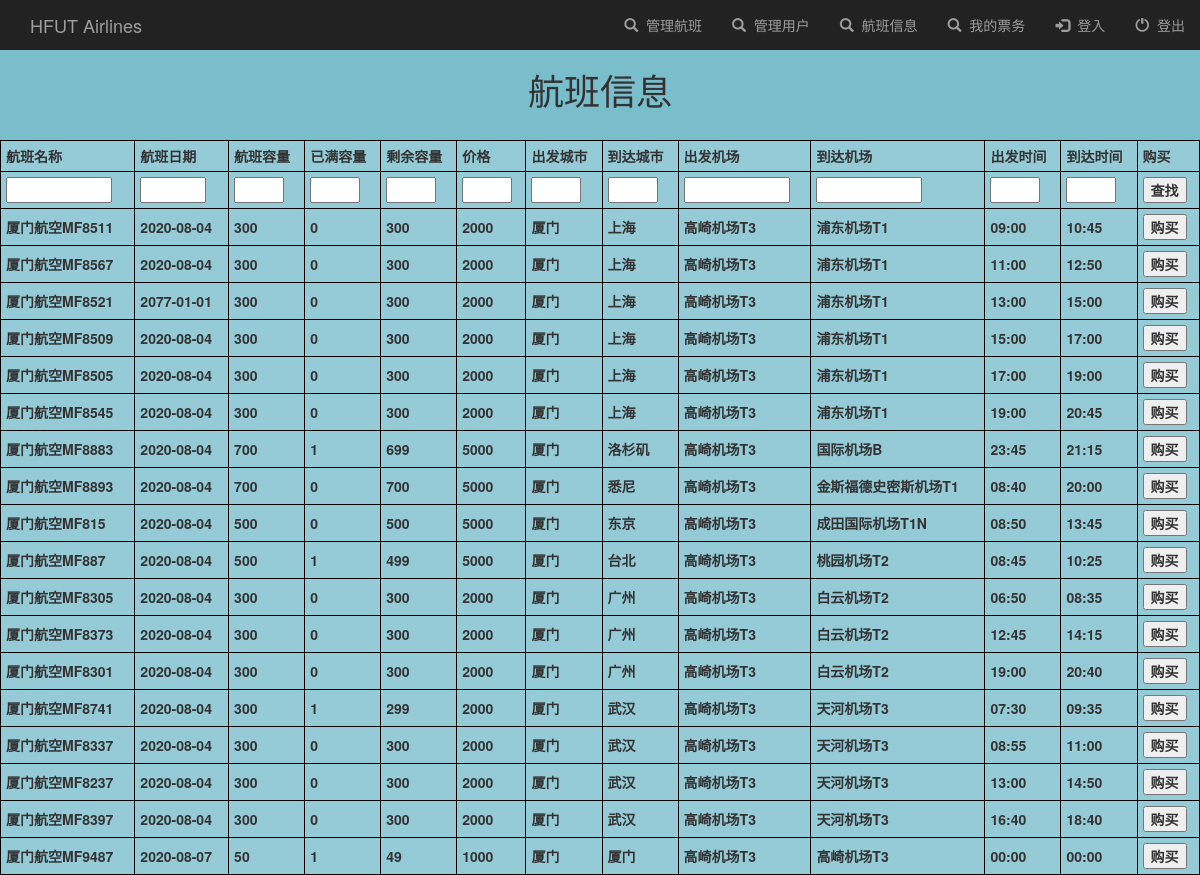
/ticketInfo/, run on an earlier commit of the app's database.
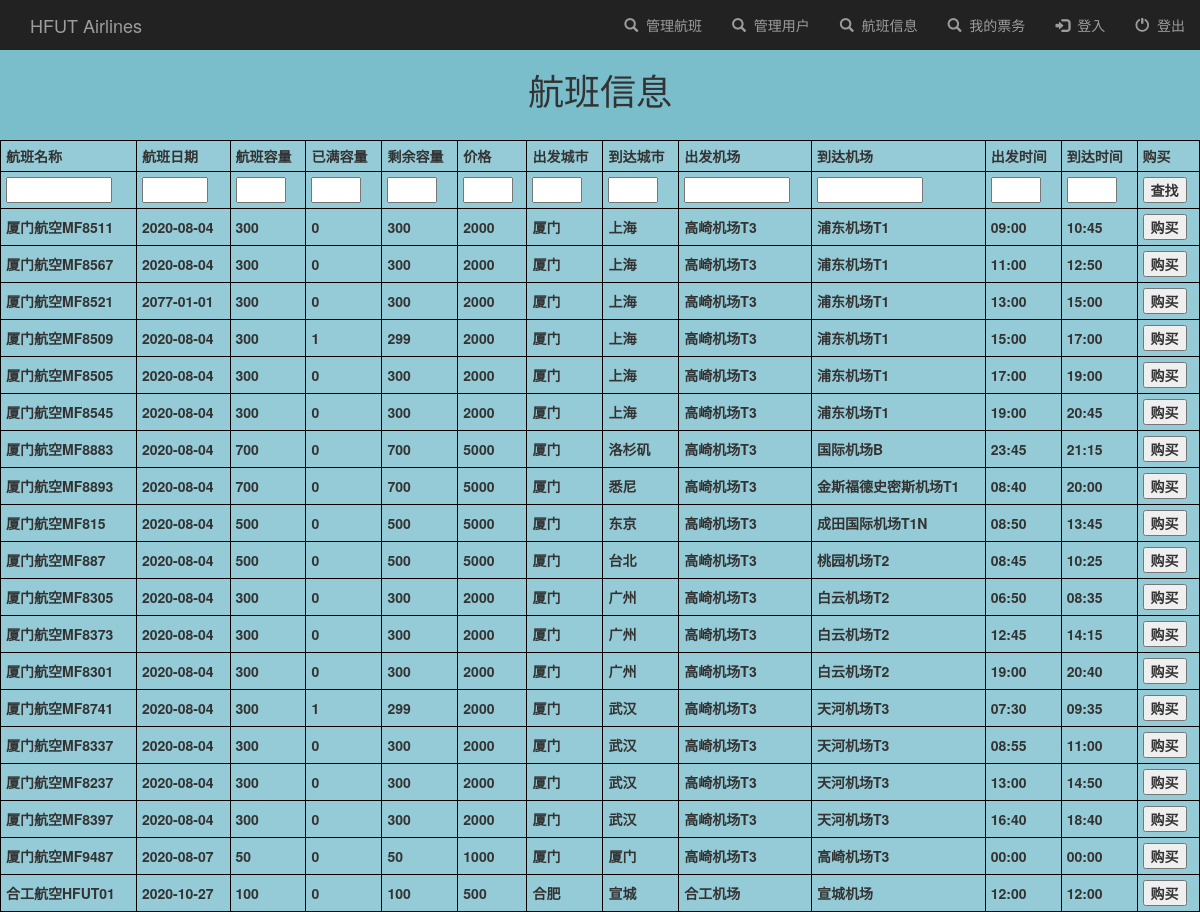
And on a later commit of the database.
### TicketApp/models.py (models this page shows)
class TicketItem(models.Model):
    flight_name = models.TextField()
    flight_date = models.TextField()
    flight_capacity = models.IntegerField()
    flight_booked_seats = models.IntegerField()
    flight_remained_seats = models.IntegerField()
    flight_price = models.TextField()
    depart_city = models.TextField()
    arrive_city = models.TextField()
    depart_airport = models.TextField()
    arrive_airport = models.TextField()
    depart_time = models.TextField()
    arrive_time = models.TextField()

### TicketApp/views.py (the view)
# urls.py: path('ticketInfo/', ticket_info, name='ticketInfo'),
def ticket_info(request):
    all_ticket_items = TicketItem.objects.all()
    return render(request, 'TicketInfo.html', {'all_items': all_ticket_items})

### TicketApp/templates/TicketInfo.html (shortened to what this page needs)
<!DOCTYPE html>
{% include 'navbar.html' %}
<html lang="en">
<head>
</head>
<body>
<h1 align="center">航班信息</h1>
<table style="width:100%">
    <tr>
        <th>航班名称</th>
        <th>航班日期</th>
        <th>航班容量</th>
        <th>已满容量</th>
        <th>剩余容量</th>
        <th>价格</th>
        <th>出发城市</th>
        <th>到达城市</th>
        <th>出发机场</th>
        <th>到达机场</th>
        <th>出发时间</th>
        <th>到达时间</th>
        <th>购买</th>
    </tr>
    <tr>
    <form action="/searchTicket/" method="post">{% csrf_token %}
        <label>
            <th><input name="search_flight_name" size="10"></th>
            <th><input name="search_flight_date" size="5"></th>
            <th><input name="search_flight_capacity" size="3"></th>
            <th><input name="search_flight_booked_seats" size="3"></th>
            <th><input name="search_flight_remained_seats" size="3"></th>
            <th><input name="search_flight_price" size="3"></th>
            <th><input name="search_depart_city" size="3"></th>
            <th><input name="search_arrive_city" size="3"></th>
            <th><input name="search_depart_airport" size="10"></th>
            <th><input name="search_arrive_airport" size="10"></th>
            <th><input name="search_depart_time" size="3"></th>
            <th><input name="search_arrive_time" size="3"></th>
            <th colspan="1"><input type="submit" value="查找"/></th>
        </label>
    </form>
    </tr>
    {% for ticketInfo_item in all_items %}
    <tr>
        <th>{{ ticketInfo_item.flight_name }}</th>
        <th>{{ ticketInfo_item.flight_date }}</th>
        <th>{{ ticketInfo_item.flight_capacity }}</th>
        <th>{{ ticketInfo_item.flight_booked_seats }}</th>
        <th>{{ ticketInfo_item.flight_remained_seats }}</th>
        <th>{{ ticketInfo_item.flight_price }}</th>
        <th>{{ ticketInfo_item.depart_city }}</th>
        <th>{{ ticketInfo_item.arrive_city }}</th>
        <th>{{ ticketInfo_item.depart_airport }}</th>
        <th>{{ ticketInfo_item.arrive_airport }}</th>
        <th>{{ ticketInfo_item.depart_time }}</th>
        <th>{{ ticketInfo_item.arrive_time }}</th>
        <form action="/bookTicket/{{ticketInfo_item.id}}" method="post">{% csrf_token %}
            <th><input type="submit" value="购买"></th>
        </form>
    </tr>
    {% endfor %}
</table>
</body>
</html>

What changed in the data, as far as the page shows it:
changed TicketItem "厦门航空MF8509": flight_booked_seats "0" → "1"; flight_remained_seats "300" → "299"
changed TicketItem "厦门航空MF8883": flight_booked_seats "1" → "0"; flight_remained_seats "699" → "700"
changed TicketItem "厦门航空MF887": flight_booked_seats "1" → "0"; flight_remained_seats "499" → "500"
changed TicketItem "厦门航空MF9487": flight_booked_seats "1" → "0"; flight_remained_seats "49" → "50"
added TicketItem: flight_name "合工航空HFUT01", flight_date "2020-10-27", flight_capacity "100", flight_booked_seats "0", flight_remained_seats "100", flight_price "500", depart_city "合肥", arrive_city "宣城", depart_airport "合工机场", arrive_airport "宣城机场", depart_time "12:00", arrive_time "12:00"
